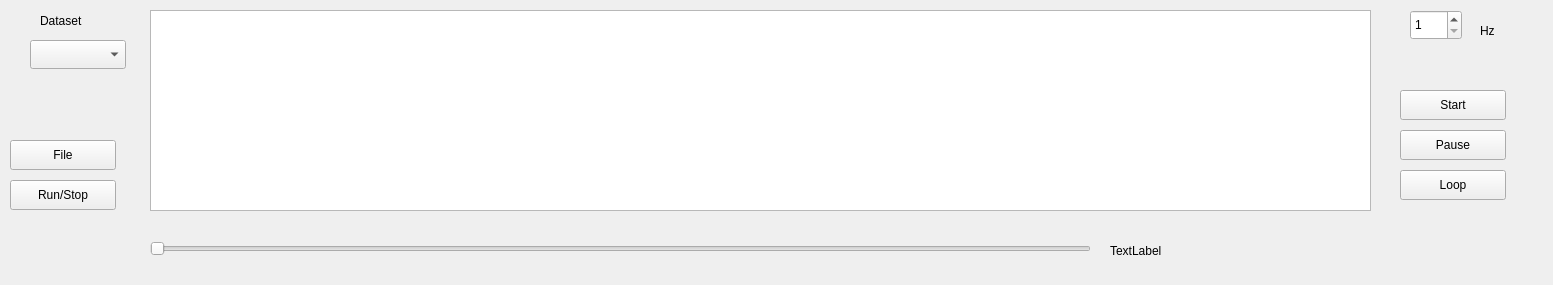
<?xml version="1.0" encoding="UTF-8"?>
<ui version="4.0">
 <class>Widget</class>
 <widget class="QWidget" name="Widget">
  <property name="geometry">
   <rect>
    <x>0</x>
    <y>0</y>
    <width>1553</width>
    <height>285</height>
   </rect>
  </property>
  <property name="windowTitle">
   <string>Widget</string>
  </property>
  <widget class="QPushButton" name="fileButton">
   <property name="geometry">
    <rect>
     <x>10</x>
     <y>140</y>
     <width>106</width>
     <height>30</height>
    </rect>
   </property>
   <property name="text">
    <string>File</string>
   </property>
  </widget>
  <widget class="QPushButton" name="startButton">
   <property name="geometry">
    <rect>
     <x>1400</x>
     <y>90</y>
     <width>106</width>
     <height>30</height>
    </rect>
   </property>
   <property name="text">
    <string>Start</string>
   </property>
  </widget>
  <widget class="QPushButton" name="pauseButton">
   <property name="geometry">
    <rect>
     <x>1400</x>
     <y>130</y>
     <width>106</width>
     <height>30</height>
    </rect>
   </property>
   <property name="text">
    <string>Pause</string>
   </property>
  </widget>
  <widget class="QPushButton" name="loopButton">
   <property name="geometry">
    <rect>
     <x>1400</x>
     <y>170</y>
     <width>106</width>
     <height>30</height>
    </rect>
   </property>
   <property name="text">
    <string>Loop</string>
   </property>
  </widget>
  <widget class="QSlider" name="progressBar">
   <property name="geometry">
    <rect>
     <x>150</x>
     <y>240</y>
     <width>941</width>
     <height>18</height>
    </rect>
   </property>
   <property name="orientation">
    <enum>Qt::Horizontal</enum>
   </property>
  </widget>
  <widget class="QTextEdit" name="outputTextEdit">
   <property name="geometry">
    <rect>
     <x>150</x>
     <y>10</y>
     <width>1221</width>
     <height>201</height>
    </rect>
   </property>
  </widget>
  <widget class="QPushButton" name="runStopButton">
   <property name="geometry">
    <rect>
     <x>10</x>
     <y>180</y>
     <width>106</width>
     <height>30</height>
    </rect>
   </property>
   <property name="text">
    <string>Run/Stop</string>
   </property>
  </widget>
  <widget class="QComboBox" name="datasetComboBox">
   <property name="geometry">
    <rect>
     <x>30</x>
     <y>40</y>
     <width>96</width>
     <height>29</height>
    </rect>
   </property>
  </widget>
  <widget class="QLabel" name="progressLabel">
   <property name="geometry">
    <rect>
     <x>1110</x>
     <y>240</y>
     <width>151</width>
     <height>21</height>
    </rect>
   </property>
   <property name="text">
    <string>TextLabel</string>
   </property>
  </widget>
  <widget class="QSpinBox" name="frequencySpinBox">
   <property name="geometry">
    <rect>
     <x>1410</x>
     <y>10</y>
     <width>52</width>
     <height>30</height>
    </rect>
   </property>
   <property name="minimum">
    <number>1</number>
   </property>
  </widget>
  <widget class="QLabel" name="label">
   <property name="geometry">
    <rect>
     <x>40</x>
     <y>10</y>
     <width>80</width>
     <height>21</height>
    </rect>
   </property>
   <property name="text">
    <string>Dataset</string>
   </property>
  </widget>
  <widget class="QLabel" name="label_2">
   <property name="geometry">
    <rect>
     <x>1480</x>
     <y>20</y>
     <width>31</width>
     <height>21</height>
    </rect>
   </property>
   <property name="text">
    <string>Hz</string>
   </property>
  </widget>
 </widget>
 <resources/>
 <connections/>
</ui>
